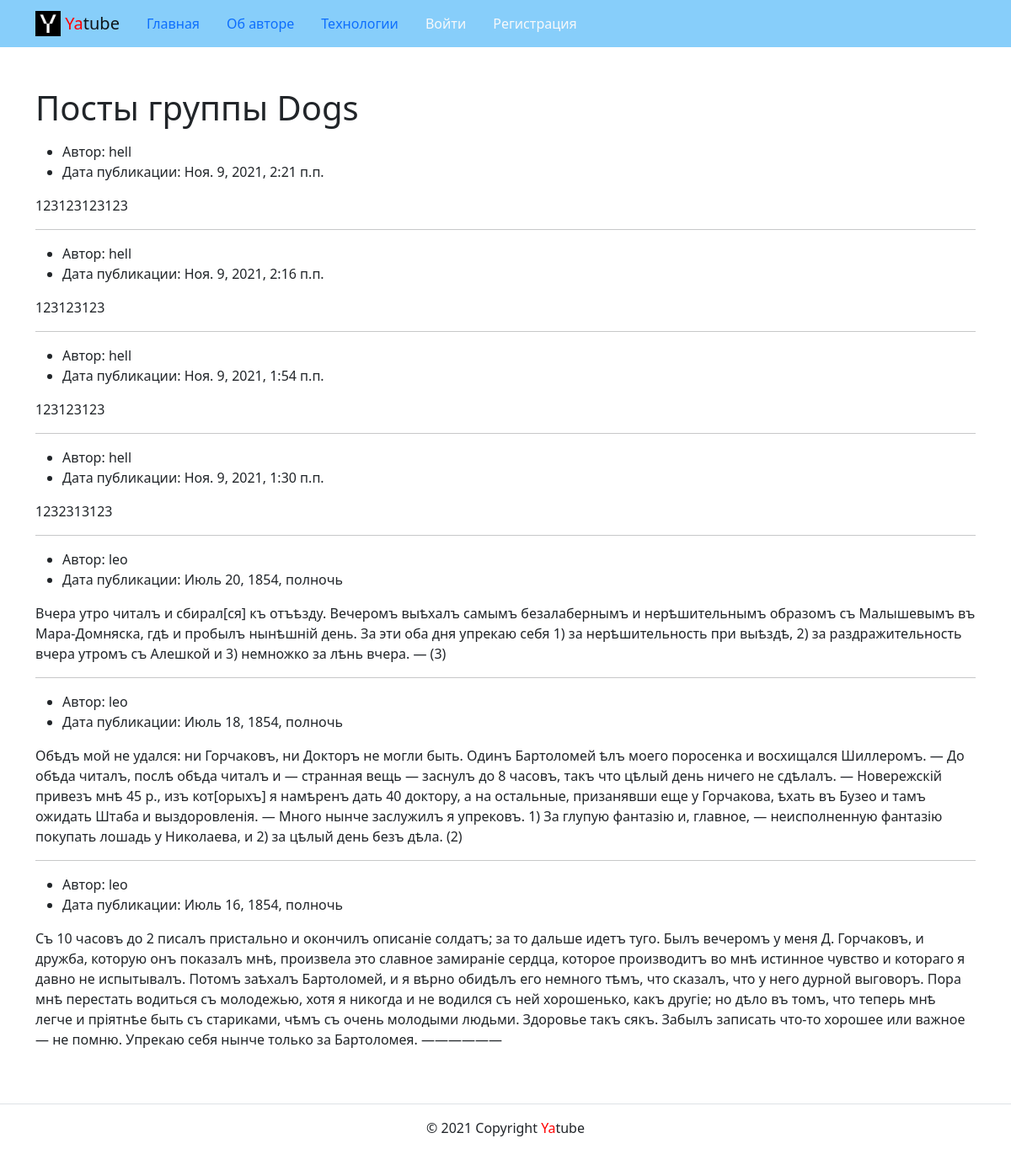
The app's page /group_list/dogs/, older data.
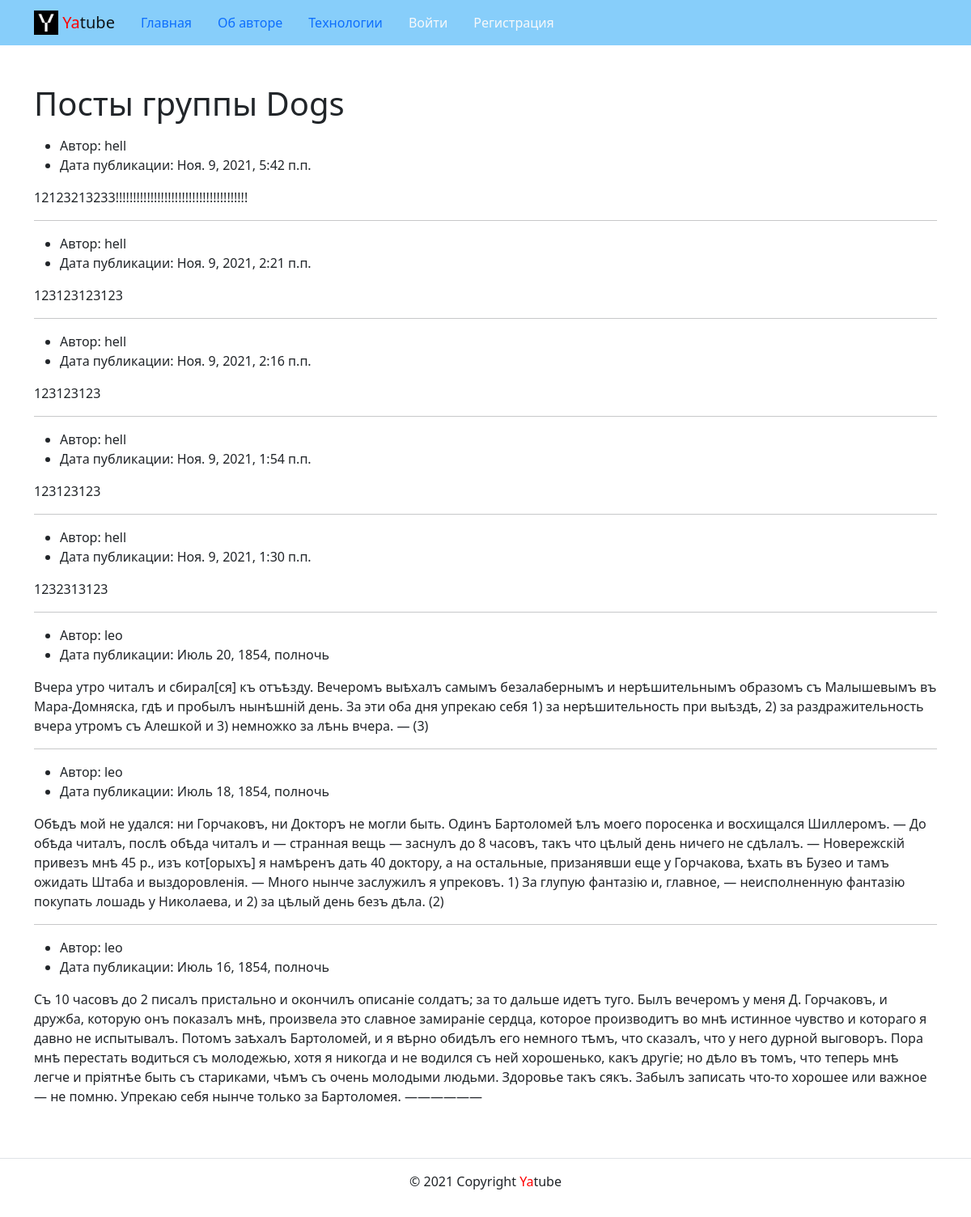
The same page, newer data.
### posts/models.py (models this page shows, shortened)
class Post(models.Model):
    text = models.TextField()
    pub_date = models.DateTimeField(auto_now_add=True)
    author = models.ForeignKey(
        User,
        on_delete=models.CASCADE,
        related_name='posts'
    )
    group = ForeignKey(
        Group,
        on_delete=models.SET_NULL,
        related_name='posts',
        blank=True, null=True
    )

### posts/views.py (the view)
# urls.py: path('<slug:slug>/', views.group_posts, name='group_list'),
def group_posts(request, slug):
    template = 'posts/group_list.html'
    group = get_object_or_404(Group, slug=slug)
    title = group.title
    posts = group.posts.all().order_by('-pub_date')[:10]
    context = {
        'group_slug': slug,
        'group_ten_posts': posts,
        'group_title': title,
    }
    return render(request, template, context)

### core/context_processors/year.py (called while the page is built)
def year(request):
    cur_year = dt.now().year
    return {
        'year': cur_year
    }

### templates/posts/group_list.html
{% extends 'base.html' %}
{% block content %}
      <div class="container py-5">
        <h1>
          <p>
            Посты группы {{ group_title }}
          </p>
        </h1>
        {% for post in group_ten_posts %}
          <article>
            <ul>
              <li>
                Автор: {{ post.author }}
              </li>
              <li>
                Дата публикации: {{ post.pub_date }}
              </li>
            </ul>
            <p>
              {{ post.text|safe }}
            </p>
          </article>
          {% if not forloop.last %}
            <hr>
          {% endif %}
        {% endfor %}
      </div>
{% endblock content%}

Row changes from the older to the newer data that the page shows:
added Post: author "hell", pub_date "Ноя. 9, 2021, 5:42 п.п.", text "12123213233!!!!!!!!!!!!!!!!!!!!!!!!!!!!!!!!!!!!!!"
